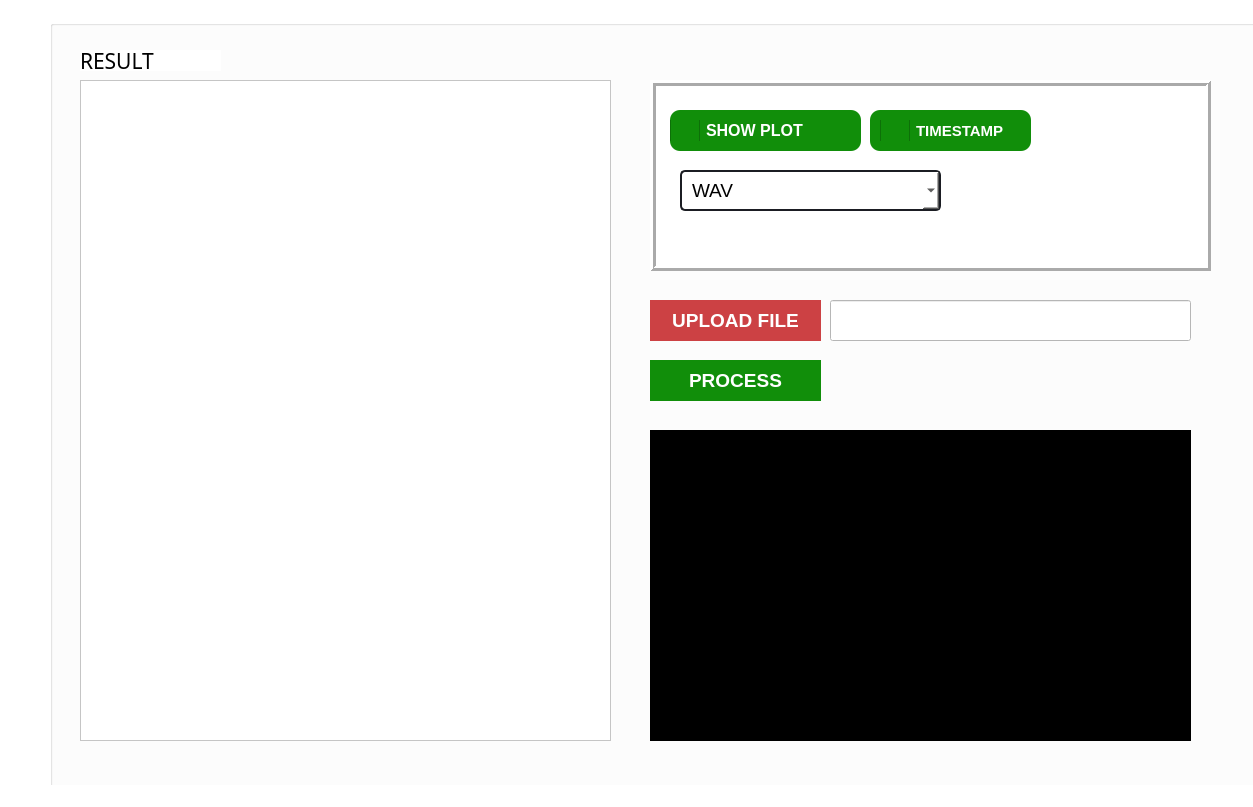
<?xml version="1.0" encoding="UTF-8"?>
<ui version="4.0">
 <class>MainWindow</class>
 <widget class="QMainWindow" name="MainWindow">
  <property name="geometry">
   <rect>
    <x>0</x>
    <y>0</y>
    <width>1253</width>
    <height>807</height>
   </rect>
  </property>
  <property name="windowTitle">
   <string>MainWindow</string>
  </property>
  <property name="styleSheet">
   <string notr="true">background-color:white;</string>
  </property>
  <widget class="QWidget" name="centralwidget">
   <widget class="QGroupBox" name="groupBox">
    <property name="geometry">
     <rect>
      <x>50</x>
      <y>20</y>
      <width>1231</width>
      <height>779</height>
     </rect>
    </property>
    <property name="font">
     <font>
      <pointsize>10</pointsize>
     </font>
    </property>
    <property name="title">
     <string/>
    </property>
    <widget class="QPushButton" name="btnUpload">
     <property name="geometry">
      <rect>
       <x>600</x>
       <y>280</y>
       <width>171</width>
       <height>41</height>
      </rect>
     </property>
     <property name="font">
      <font>
       <family>Segoe UI</family>
       <pointsize>14</pointsize>
       <weight>75</weight>
       <bold>true</bold>
      </font>
     </property>
     <property name="styleSheet">
      <string notr="true">QPushButton{
color:White;
border-radius: 50px;
background-color:rgb(204, 65, 68);
}</string>
     </property>
     <property name="text">
      <string>UPLOAD FILE</string>
     </property>
    </widget>
    <widget class="QFrame" name="frame_14">
     <property name="geometry">
      <rect>
       <x>600</x>
       <y>60</y>
       <width>561</width>
       <height>191</height>
      </rect>
     </property>
     <property name="frameShape">
      <enum>QFrame::Box</enum>
     </property>
     <property name="frameShadow">
      <enum>QFrame::Raised</enum>
     </property>
     <property name="lineWidth">
      <number>3</number>
     </property>
     <widget class="QFrame" name="frame_5">
      <property name="geometry">
       <rect>
        <x>20</x>
        <y>30</y>
        <width>191</width>
        <height>41</height>
       </rect>
      </property>
      <property name="styleSheet">
       <string notr="true">background-color:#118E0A;
border-radius:10px;</string>
      </property>
      <property name="frameShape">
       <enum>QFrame::StyledPanel</enum>
      </property>
      <property name="frameShadow">
       <enum>QFrame::Raised</enum>
      </property>
      <widget class="QCheckBox" name="showPlot">
       <property name="geometry">
        <rect>
         <x>0</x>
         <y>10</y>
         <width>181</width>
         <height>21</height>
        </rect>
       </property>
       <property name="font">
        <font>
         <family>Segoe UI</family>
         <pointsize>12</pointsize>
         <weight>75</weight>
         <bold>true</bold>
        </font>
       </property>
       <property name="styleSheet">
        <string notr="true">QCheckBox{
color:white;}
QCheckBox::indicator{
                               width :30px;
                               height :30px;

                               }
                               QCheckBox::indicator:unchecked:pressed
                               {
                               background-color : green;
                               }
</string>
       </property>
       <property name="text">
        <string>SHOW PLOT</string>
       </property>
      </widget>
     </widget>
     <widget class="QFrame" name="frame_11">
      <property name="geometry">
       <rect>
        <x>220</x>
        <y>30</y>
        <width>161</width>
        <height>41</height>
       </rect>
      </property>
      <property name="styleSheet">
       <string notr="true">background-color:#118E0A;
border-radius:10px;</string>
      </property>
      <property name="frameShape">
       <enum>QFrame::StyledPanel</enum>
      </property>
      <property name="frameShadow">
       <enum>QFrame::Raised</enum>
      </property>
      <widget class="QCheckBox" name="timestamp">
       <property name="geometry">
        <rect>
         <x>10</x>
         <y>10</y>
         <width>311</width>
         <height>21</height>
        </rect>
       </property>
       <property name="font">
        <font>
         <family>Segoe UI</family>
         <pointsize>11</pointsize>
         <weight>75</weight>
         <bold>true</bold>
        </font>
       </property>
       <property name="styleSheet">
        <string notr="true">QCheckBox{
color:white;}
QCheckBox::indicator{
                               width :30px;
                               height :30px;

                               }
                               QCheckBox::indicator:unchecked:pressed
                               {
                               background-color : green;
                               }
</string>
       </property>
       <property name="text">
        <string>TIMESTAMP</string>
       </property>
       <property name="checked">
        <bool>false</bool>
       </property>
      </widget>
     </widget>
     <widget class="QComboBox" name="selectType">
      <property name="geometry">
       <rect>
        <x>30</x>
        <y>90</y>
        <width>261</width>
        <height>41</height>
       </rect>
      </property>
      <property name="font">
       <font>
        <family>Segoe UI</family>
        <pointsize>14</pointsize>
       </font>
      </property>
      <property name="styleSheet">
       <string notr="true">QComboBox{
	background-color:white;
	border-radius: 5px;
	padding: 5px;
	padding-left: 10px;
	color:black;
	border: 2px solid rgb(27, 29, 35);
}
QComboBox:hover{
	border: 2px solid rgb(64, 71, 88);
}
QComboBox QAbstractItemView {
	color: white;
	background-color:rgb(204, 65, 68);
	padding: 10px;
	selection-background-color: rgb(39, 44, 54);
}</string>
      </property>
      <item>
       <property name="text">
        <string>WAV</string>
       </property>
      </item>
      <item>
       <property name="text">
        <string>MP3</string>
       </property>
      </item>
     </widget>
    </widget>
    <widget class="QPushButton" name="btnProcess">
     <property name="geometry">
      <rect>
       <x>600</x>
       <y>340</y>
       <width>171</width>
       <height>41</height>
      </rect>
     </property>
     <property name="font">
      <font>
       <family>Segoe UI</family>
       <pointsize>14</pointsize>
       <weight>75</weight>
       <bold>true</bold>
      </font>
     </property>
     <property name="styleSheet">
      <string notr="true">QPushButton{
color:White;
border-radius: 50px;
background-color:#118E0A;
}</string>
     </property>
     <property name="text">
      <string>PROCESS</string>
     </property>
    </widget>
    <widget class="QTextEdit" name="outputText">
     <property name="geometry">
      <rect>
       <x>30</x>
       <y>60</y>
       <width>531</width>
       <height>661</height>
      </rect>
     </property>
     <property name="font">
      <font>
       <pointsize>10</pointsize>
      </font>
     </property>
    </widget>
    <widget class="QLabel" name="label">
     <property name="geometry">
      <rect>
       <x>30</x>
       <y>30</y>
       <width>141</width>
       <height>21</height>
      </rect>
     </property>
     <property name="font">
      <font>
       <family>Gill Sans MT Condensed</family>
       <pointsize>16</pointsize>
      </font>
     </property>
     <property name="text">
      <string>RESULT</string>
     </property>
    </widget>
    <widget class="QLineEdit" name="uploadFilename">
     <property name="geometry">
      <rect>
       <x>780</x>
       <y>280</y>
       <width>361</width>
       <height>41</height>
      </rect>
     </property>
     <property name="font">
      <font>
       <pointsize>11</pointsize>
      </font>
     </property>
     <property name="text">
      <string/>
     </property>
    </widget>
    <widget class="QTextEdit" name="consoleLog">
     <property name="geometry">
      <rect>
       <x>600</x>
       <y>410</y>
       <width>541</width>
       <height>311</height>
      </rect>
     </property>
     <property name="font">
      <font>
       <pointsize>10</pointsize>
      </font>
     </property>
     <property name="styleSheet">
      <string notr="true">background-color:black;
color:#20950e;</string>
     </property>
    </widget>
    <zorder>frame_14</zorder>
    <zorder>btnUpload</zorder>
    <zorder>btnProcess</zorder>
    <zorder>outputText</zorder>
    <zorder>label</zorder>
    <zorder>uploadFilename</zorder>
    <zorder>consoleLog</zorder>
   </widget>
  </widget>
  <widget class="QStatusBar" name="statusbar"/>
 </widget>
 <resources/>
 <connections/>
</ui>
